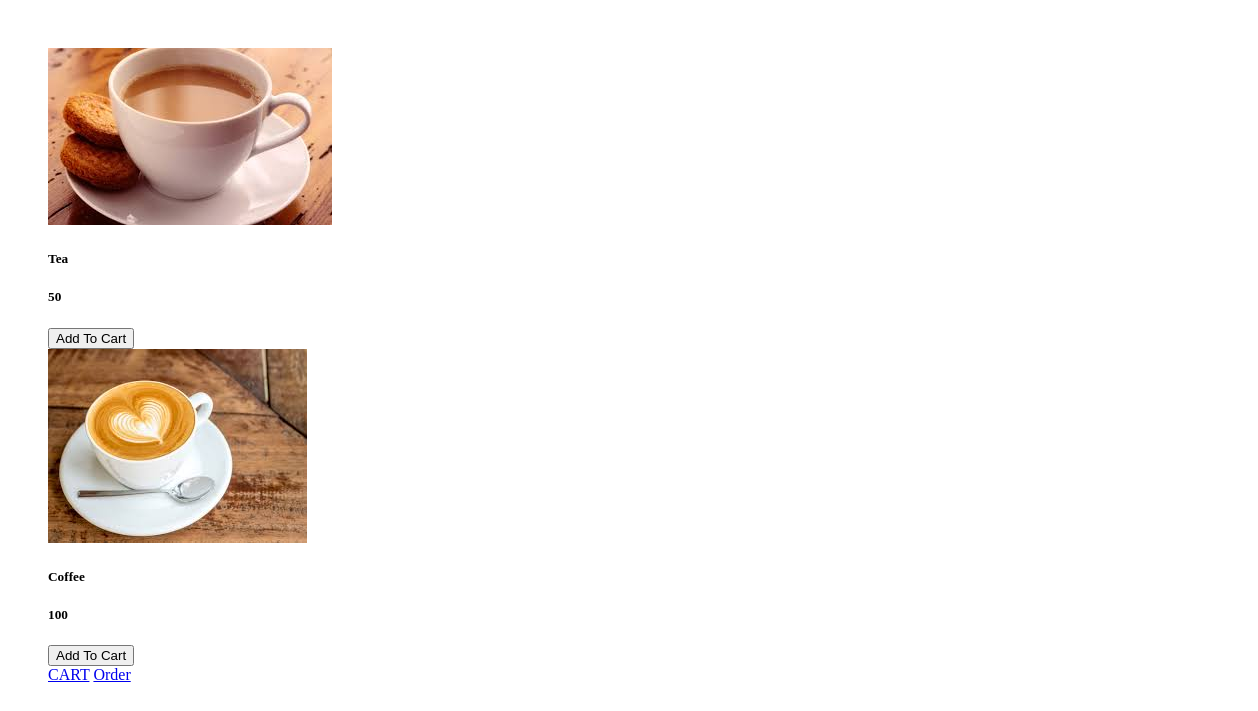
The app's page /category/2/, older data.
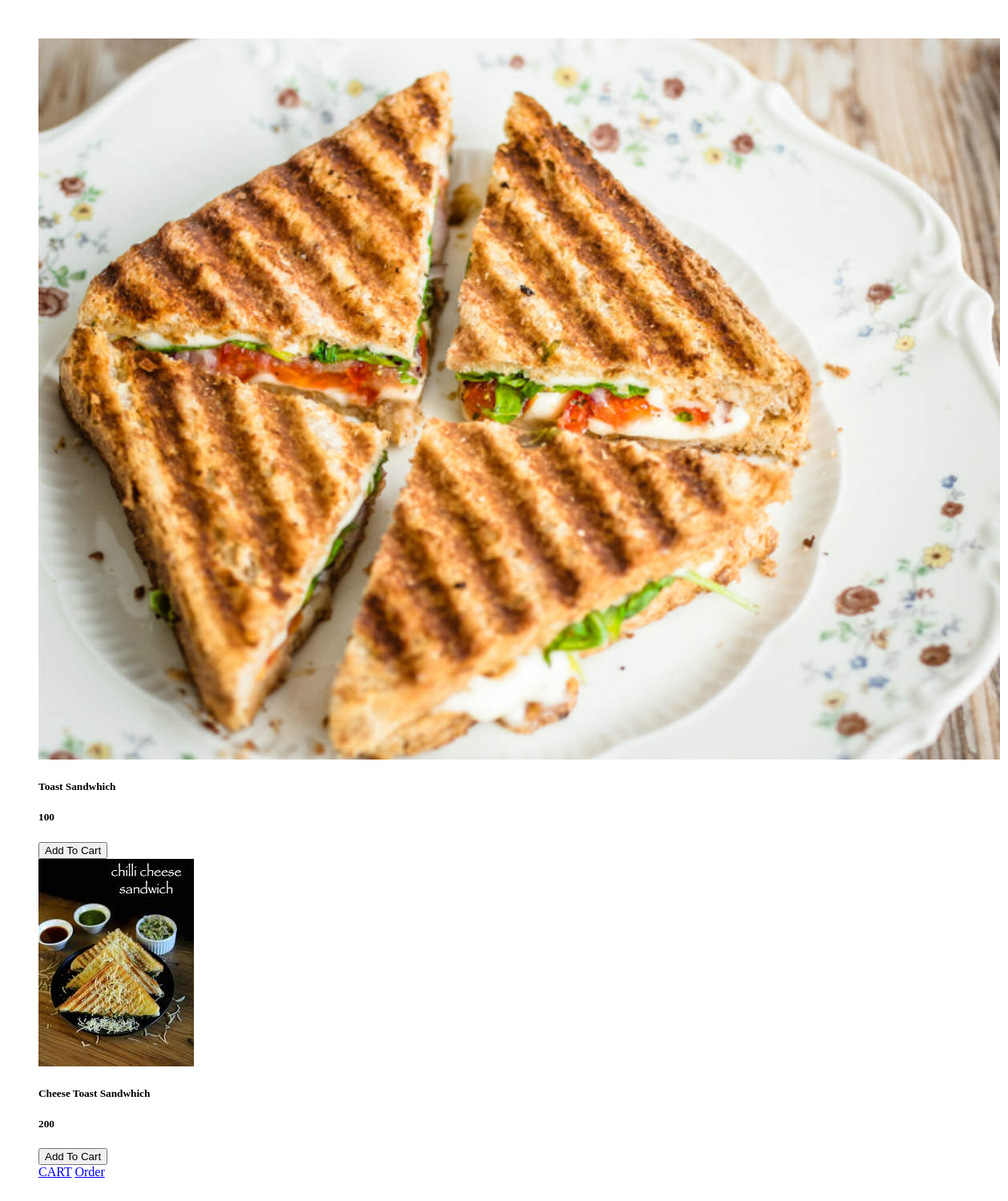
The same page, newer data.
### home/models.py (models this page shows, shortened)
class Menu(models.Model):
    name = models.CharField(max_length=50)
    price = models.IntegerField(default=0)
    slug = models.SlugField(unique=True)
    category = models.ForeignKey(
        Category,on_delete=models.CASCADE,default='')
    image = models.ImageField(upload_to='uploads/products/',default='',null=True )
    @staticmethod
    def get_menu_by_category(category):
        try:
            return Menu.objects.filter(category=category)
        except:
            return False

### home/views.py (the view, shortened to what this page needs)
# urls.py: path('category/<int:pk>/',Cat.as_view(),name='category'),
class Cat(View):
    def get(self,request,pk=None):
        menues = Menu.get_menu_by_category(category=pk)
        return render(request, 'category.html',{'menues':menues})

### templates/category.html (shortened to what this page needs)
{% load cart %}
{% load custom_filter %}
<!DOCTYPE html>
<html lang="en">
<head>
</head>
<body>
<div class="prod" style="padding:40px;">
<div class="row">
{% for menu in menues %}
 <div class="card mx-auto mb-3" id={{menu.id}} style="width: 15rem;">
  <img src="{{ menu.image.url }}" class="card-img-top" alt="Card image cap">
  <div class="card-body">
    <h5 class="card-title">{{menu.name}}</h5>
          <h5 class="card-title">{{menu.price}}</h5>
          <div class="card-footer no-gutters">
            {% if menu|is_in_cart:request.session.cart %}
            <div class="row no-gutters" >
                <form action="" class="col-2 " method="post">
                    {% csrf_token %}
                    <input hidden type="text" name='menu' value='{{menu.id}}'>
                    <input hidden type="text" name='remove' value='True'>
                    <input type="submit" value=" - " class="btn btn-block btn-light border-right">
                </form>
            </form>
                <div class="text-center col">{{menu|cart_quantity:request.session.cart}} in cart </div>
                <form action="" class="col-2 " method="post">
                    {% csrf_token %}
                <input hidden  type="text" name='menu' value={{menu.id}}>
                <input type="submit" value=" + " class="btn btn-block btn-secondary">
            </form>
            </div>
            {% else %}
            <form action="" method="POST" class="btn-block">
            <input type="submit" class="btn btn-light border form-control" value="Add To Cart">
        </form>
        {% endif %}
        </div>
        </div>
   </div>
{% endfor %}
<a href="/cart"> CART</a>
<a href="/order"> Order </a>
     </div>
</div>
</body>
</html>

Row changes from the older to the newer data that the page shows:
no longer on this page (row edited): Menu: image (picture), name "Tea", price "50"
no longer on this page (row edited): Menu: image (picture), name "Coffee", price "100"
now on this page (row edited): Menu: {{ menu.id }} 1 (drawn), image (picture), name "Toast Sandwhich", price "100"
now on this page (row edited): Menu: image (picture), name "Cheese Toast Sandwhich", price "200"
